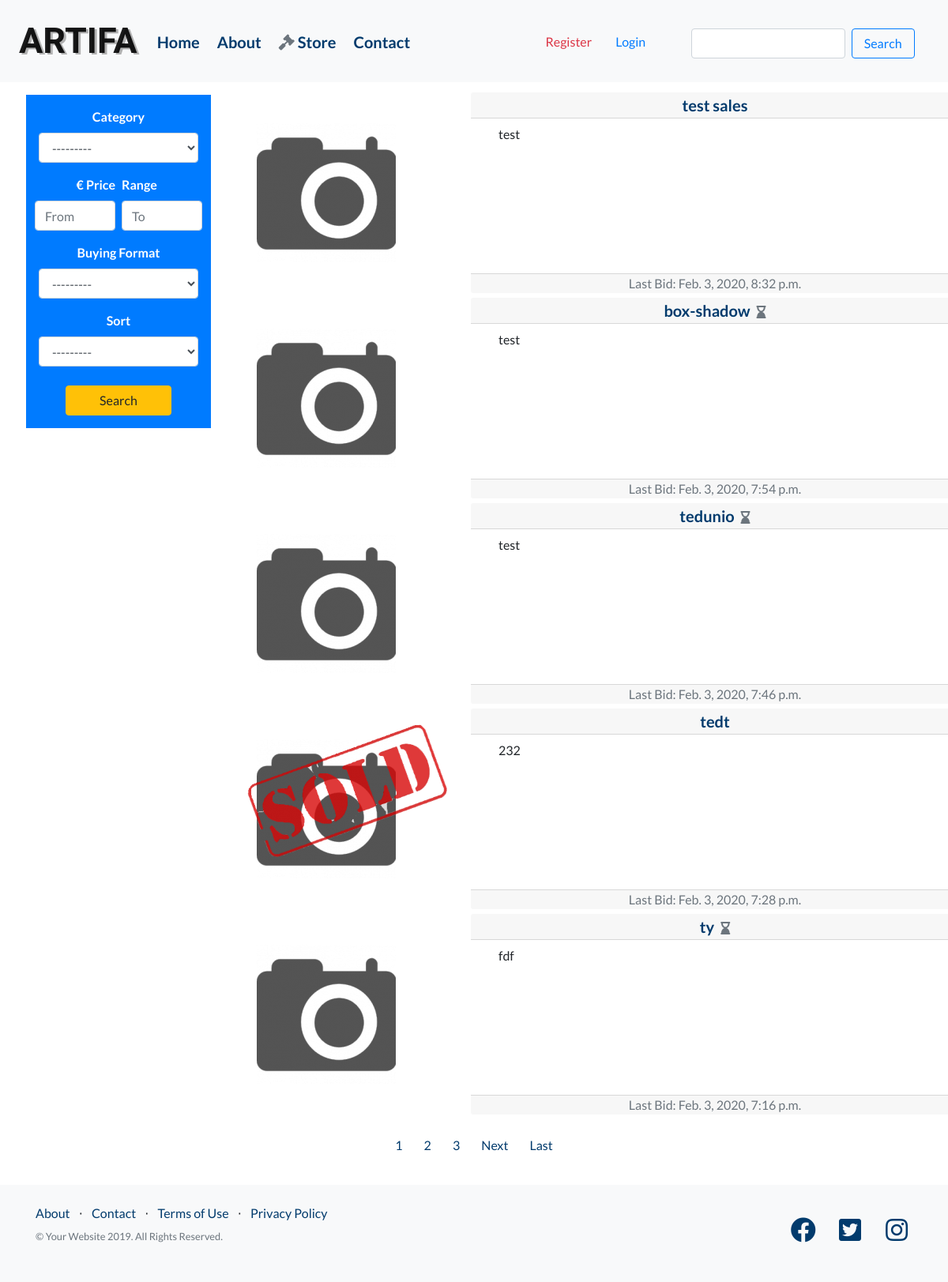
/store/, run on the app's committed database.
### auction_store/models.py (models this page shows, shortened)
class Item(models.Model):
    image = models.ImageField(upload_to='item_pics', default='default.jpg')
    name = models.CharField(max_length=100)
    desc = models.TextField()
    price = models.IntegerField()
    start_date = models.DateTimeField(auto_now_add=True)
    end_date = models.DateTimeField(null=True, blank=True)
    in_auction = models.BooleanField(default=False)
    start_auction_price = models.IntegerField(null=True, blank=True)
    sold = models.BooleanField(default=False)
    sold_date = models.DateTimeField(default=timezone.now)
    sold_price = models.IntegerField(null=True, blank=True)
    bought_at_auction = models.BooleanField(default=False)
    seller = models.ForeignKey(User, on_delete=models.CASCADE)
    buyer = models.ForeignKey(
        User, null=True, blank=True, related_name="buyer", on_delete=models.CASCADE)
    winner = models.ForeignKey(
        User, null=True, related_name="winner", on_delete=models.CASCADE)
    cart = models.ForeignKey(
        Cart, on_delete=models.SET_NULL, blank=True, null=True)
    seller_active = models.BooleanField(default=True)
    buyer_active = models.BooleanField(default=False)
    winner_active = models.BooleanField(default=False)
    MILITARY = 'MILITARY'
    PRIVATE = 'PRIVATE'
    TOOLS = 'TOOLS'
    TREASURE = 'TREASURE'
    WRITINGS = 'WRITINGS'
    OTHER = 'OTHER'
    CATEGORY = [
        (MILITARY, 'Military'),
        (PRIVATE, 'Private'),
        (TOOLS, 'Tools'),
        (TREASURE, 'Treasure'),
        (WRITINGS, 'Writings'),
        (OTHER, 'Other'),
    ]
    category = models.CharField(
        max_length=20,
        choices=CATEGORY,
        default=OTHER,
    )
    def save(self, *args, **kwargs):
        super().save(*args, **kwargs)
        image = Image.open(self.image.path)
        if image.height > 300 or image.width > 300:
            output_size = (300, 300)
            image.thumbnail(output_size)
            image.save(self.image.path)
    @property
    def today_date(self):
        return timezone.now()
    @property
    def finish_date(self):
        return self.end_date

### auction_store/views.py (the view)
# urls.py: path('store/', ItemListView.as_view(), name='auction_store-store'),
class ItemListView(ListView):
    model = Item
    template_name = 'auction_store/store.html'
    context_object_name = 'items'
    filterset_class = ItemFilter
    ordering = ['-start_date']
    paginate_by = 5
    def get_queryset(self):
        queryset = super().get_queryset()
        self.filterset = self.filterset_class(
            self.request.GET, queryset=queryset)
        items = Item.objects.all()
        for item in items:
            if item.finish_date != None:
                if (item.finish_date < item.today_date and
                        item.winner != None and item.cart == None):
                    the_cart = Cart.objects.get(owner=item.winner)
                    winner = Account.objects.get(user=item.winner)
                    item.cart = the_cart
                    winner.cart = the_cart
                    the_cart.total += 1
                    winner.winner_active = True
                    the_cart.save()
                    winner.save()
                    item.save()
            seller = Account.objects.get(user=item.seller)
            if item.seller_active:
                seller.history_active = True
                seller.history_checked = False
                seller.seller_active = True
                item.seller_active = False
            else:
                if seller.history_active == False:
                    seller.history_checked = True
            seller.save()
            item.save()
            if item.buyer != None:
                if item.buyer_active:
                    buyer = Account.objects.get(user=item.buyer)
                    buyer.history_active = True
                    buyer.history_checked = False
                    buyer.buyer_active = True
                    buyer.save()
                    item.buyer_active = False
                    item.save()
        return self.filterset.qs.distinct()
    def get_context_data(self, **kwargs):
        context = super().get_context_data(**kwargs)
        context['filterset'] = self.filterset
        return context

### auction_store/templates/auction_store/store.html (shortened to what this page needs)
{% extends 'auction_store/base.html' %}
{% load static %}
{% load crispy_forms_tags %}
{% load crispy_forms_field %}
{% block nav-search %}
<form action="" method="GET">
  <li class="nav-item row pt-2">
   <div class="p-0 m-0 col-8 pt-1">
   {{ filterset.form.multi_name_fields|as_crispy_field }}
   </div>
   <button id="nav-search-btn" class="btn btn-outline-primary mt-1 mb-3 ml-2" type="submit">Search</button>
</li>
{% endblock nav-search %}
{% block content %}
<div class="container-fluid mt-2">
<div class="row">
 <div class="col-12 col-lg-3 mt-2 mb-5 px-5 ">
  <div class="row bg-primary p-3">
    <div class="form-row">
      <div class="form-group col-12 font-weight-bold text-center text-white mb-0">
        {{ filterset.form.category|as_crispy_field }}
      </div>
      <div class="row font-weight-bold text-white mb-0">
       <div class="form-group col-6 pr-1 font-weight-bold text-white text-right mb-0 ">
        {{ filterset.form.price_g|as_crispy_field }}
       </div>
       <div class="form-group col-6 pl-1 font-weight-bold text-white mb-0">
        {{ filterset.form.price_l|as_crispy_field }}
       </div>
      </div>
      <div class="form-group col-12 font-weight-bold text-center text-white mb-0">
        {{ filterset.form.format|as_crispy_field }}
      </div>
      <div class="form-group col-12 font-weight-bold text-center text-white mb-0">
        {{ filterset.form.sort|as_crispy_field }}
      </div>
    </div>
    <button class="btn btn-warning col-8 offset-2 mt-2"
    type="submit">Search</button>
</div>
 </div>
<div class="col-12 col-lg-9 px-0">
 {% for item in object_list %}
 <div class="row card-row my-1">
  <div class="col-12 col-lg-4 p-0">
    {% if item.sold %}
     <img class="image-overlay-store img-fluid" src="{% static 'img/soldd.png' %}">
    {% elif not item.sold and item.today_date <= item.finish_date %}
     <img class="image-time-store img-fluid" src="{% static 'img/hammer.png' %}">
     <img class="layered-image img-fluid" src="{{ item.image.url }}">
    {% elif not item.sold and item.today_date >= item.finish_date %}
     {% if item.winner is None %}
      <img class="layered-image img-fluid" src="{{ item.image.url }}">
     {% else %}
      <img id="filtered-img" class="layered-image img-fluid" src="{{ item.image.url }}">
     {% endif %}
    {% else %}
     <img class="layered-image img-fluid" src="{{ item.image.url }}">
    {% endif %}
  </div>
  <div class="col-12 col-lg-8 p-0">
   <div class="card h-100 text-center border border-white">
    <div class="card-header py-1 bg-muted">
    <h5 class="card-title m-0">
      <a href="{% url 'item-detail' item.id %}">{{ item.name }}</a>
      {% if not item.sold and item.today_date <= item.finish_date %}
      <i class="fas fa-hourglass-half auction_lasts pl-1 text-secondary"></i>
      {% elif not item.sold and item.today_date >= item.finish_date %}
      <i class="fas fa-hourglass-end auction_lasts pl-1 text-secondary"></i>
      {% endif %}
    </h5>
   </div>
   <div class="card-body py-1">
    <div class="col-12 py-1">
      <p class="text-left m-auto">{{ item.desc }}</p>
    </div>
   </div>
   <div class="card-footer text-muted p-0">
    Last Bid: {{ item.start_date }}
   </div>
   </div>
  </div>
 </div>
 {% endfor %}
</div>
</div>
{% if is_paginated %}
<div class="text-center pt-3 pb-2">
  {% for num in page_obj.paginator.page_range %}
    {% if page_obj.number == num %}
      <a class="btn  mb-4 page-btn" href="?page={{ num }}">{{ num }}</a>
    {% elif num > page_obj.number|add:'-3' and num < page_obj.number|add:'3' %}
      <a class="btn btn-outline mb-4 page-btn" href="?page={{ num }}">{{ num }}</a>
    {% endif %}
  {% endfor %}
  {% if page_obj.has_next %}
    <a class="btn btn-outline mb-4 page-btn" href="?page={{ page_obj.next_page_number }}">Next</a>
    <a class="btn btn-outline mb-4 page-btn" href="?page={{ page_obj.paginator.num_pages }}">Last</a>
  {% endif %}
</div>
{% endif %}
</div>
{% endblock %}

### auction_store/templates/auction_store/base.html (shortened to what this page needs)
{% load static %}
<!DOCTYPE html>
<html lang="en">
<head>
    <link rel="stylesheet" href="https://use.fontawesome.com/releases/v5.10.2/css/all.css"
>
    <link href="{% static 'bootstrap/bootstrap.min.css' %}" rel="stylesheet">
    <link href="{% static 'css/main.css' %}" rel="stylesheet">
</head>
<body>
 <nav class="navbar navbar-expand-lg navbar-light bg-light static-top pl-4 pr-4">
  <a class="navbar-brand font-weight-bold" href="{% url 'auction_store-home' %}">ARTIFA</a>
   <div class="collapse navbar-collapse" id="navbarSupportedContent">
    <ul class="navbar-nav mr-auto">
     <li class="nav-item active">
      <a class="nav-item btn btn-link pl-0 pl-md-2 pt-md-2 font-weight-bolder"
      href="{% url 'auction_store-home' %}">Home
      </a>
     </li>
     <li class="nav-item">
      <a class="nav-item btn btn-link pl-0 pl-md-2 pt-md-2 font-weight-bolder"
      href="{% url 'auction_store-home' %}">About
      </a>
     </li>
     <li class="nav-item">
      <a class="nav-item btn btn-link pl-0 pl-md-2 pt-md-2 font-weight-bolder active"
      href="{% url 'auction_store-store' %}"><i class="fas fa-gavel text-muted pr-1"></i>Store
      </a>
     </li>
     <li class="nav-item">
      <a class="nav-item btn btn-link pl-0 pl-md-2 pt-md-2 font-weight-bolder"
      href="{% url 'auction_store-store' %}">Contact
      </a>
     </li>
    </ul>
    <ul class="navbar-nav pr-4 pt-3">
     {% if user.is_authenticated %}
      <li class="nav-item pt-md-1 px-lg-3">
       <a class="nav-link" href="{% url 'item-create' %}" role="button"
       data-toggle="tooltip" data-placement="bottom" title="Sell">
       <i class="nav-item fas fa-ad"></i>
       </a>
      </li>
      <li class="nav-item pt-md-1 pr-md-1">
        <a class="nav-link" href="{% url 'profile' %}" id="navbarDropdown" role="button"
        data-toggle="tooltip" data-placement="bottom" title="Your Account"
        aria-haspopup="true" aria-expanded="false">
            <i class="nav-item fas fa-user-alt"></i>
        </a>
      </li>
      <li class="nav-item pt-md-1 px-lg-2">
        <a class="nav-link" href="{% url 'history' %}"
        role="button" data-toggle="tooltip"
        data-placement="bottom" title="History">
        {% if user.account.history_active %}
         <i class="nav-item fas fa-history text-danger"></i>
        {% else %}
         <i class="nav-item fas fa-history"></i>
        {% endif %}
        </a>
      </li>
      {% if user.account.cart.total > 0 %}
      <li class="nav-item pt-md-1">
        <a class="nav-link badge-link" href="{% url 'cart' %}" role="button"
        data-toggle="tooltip" data-placement="bottom" title="Cart">
        <i class="fas fa-cart-arrow-down text-danger">
          <span class="badge badge-cart badge-danger">{{ user.account.cart.total }}</span>
        </i>
        </a>
      </li>
      {% else %}
      <li class="nav-item pt-md-1 pr-md-3 pl-md-1">
       <a class="nav-link badge-link" href="{% url 'cart' %}" role="button"
        data-toggle="tooltip" data-placement="bottom" title="Cart">
        <i id="badge-total" class="nav-item fas fa-cart-arrow-down"></i>
       </a>
      </li>
      {% endif %}
      <li class="nav-item pt-md-1 pr-md-4">
        <a class="nav-link" href="{% url 'logout' %}" role="button"
        data-toggle="tooltip" data-placement="bottom" title="Logout">
            <i class="nav-item fas fa-sign-out-alt"></i>
        </a>
      </li>
    {% else %}
      <li class="nav-item pb-md-4">
        <a id="register-link" class="btn btn-link text-danger pr-0 pr-md-3 pt-md-3"
        href="{% url 'register' %}">Register</a>
      </li>
      <li class="nav-item pr-md-5">
        <a id="login-link" class="btn btn-link text-primary pr-0 pr-md-3 pt-md-3 mr-md-2"
        href="{% url 'login' %}">Login</a>
      </li>
    {% endif %}
    {% block nav-search %}
    {% endblock nav-search %}
    </ul>
   </div>
 </nav>
  {% block content %}
  {% endblock %}
<footer class="footer bg-light py-4">
 <div class="container">
  <div class="row">
   <div class="col-lg-6 h-100 text-center text-lg-left my-auto pb-md-4">
    <ul class="list-inline mb-2">
     <li class="list-inline-item">
      <a href="#">About</a>
     </li>
     <li class="list-inline-item">&sdot;</li>
     <li class="list-inline-item">
      <a href="#">Contact</a>
     </li>
     <li class="list-inline-item">&sdot;</li>
     <li class="list-inline-item">
      <a href="#">Terms of Use</a>
     </li>
     <li class="list-inline-item">&sdot;</li>
     <li class="list-inline-item">
      <a href="#">Privacy Policy</a>
     </li>
    </ul>
    <p class="text-muted small mb-4 mb-lg-0">
    &copy; Your Website 2019. All Rights Reserved.
    </p>
   </div>
   <div class="col-lg-6 h-100 text-center text-lg-right my-auto pb-md-2">
    <ul class="list-inline mb-0">
     <li class="list-inline-item mr-3">
      <a href="#">
      <i class="fab fa-facebook fa-2x fa-fw"></i>
      </a>
     </li>
     <li class="list-inline-item mr-3">
      <a href="#">
      <i class="fab fa-twitter-square fa-2x fa-fw"></i>
      </a>
     </li>
     <li class="list-inline-item">
      <a href="#">
      <i class="fab fa-instagram fa-2x fa-fw"></i>
      </a>
     </li>
    </ul>
   </div>
  </div>
 </div>
</footer>
</body>
</html>

### auction_store/static/css/main.css (style rules this page uses)
body { font-family: 'Lato', 'Helvetica Neue', Helvetica, Arial, sans-serif; }
h1, h2, h3, h4, h5, h6 { font-family: 'Lato', 'Helvetica Neue', Helvetica, Arial, sans-serif; font-weight: 700; }
.navbar-brand { font-family: 'IM Fell Great Primer SC', serif; font-size: 45px; text-shadow: 3px 2px #b1b1b1; }
.nav-item { color: rgba(2, 59, 109, 1); font-size: 20px; }
#nav-search-btn { padding: 6px 15px; }
footer.footer { padding-top: 4rem; padding-bottom: 4rem; }
.auction_lasts { font-size: 16px; }
a { color: #023b6d; text-decoration: none; }
.layered-image { position: relative; }
.image-overlay-store { position: absolute; top: -15px; left: 5px; opacity: .8; }
#filtered-img { filter:grayscale(100%); }
.page-btn { color: rgba(2, 59, 109, 1) !important; border: none; outline: none ; box-shadow: none; }

### data on the page
Item: image (placeholder picture), name "test sales", desc "test", start_date "Feb. 3, 2020, 8:32 p.m."
Item: image (placeholder picture), name "box-shadow", sold False (drawn), desc "test", start_date "Feb. 3, 2020, 7:54 p.m."
Item: image (placeholder picture), name "tedunio", sold False (drawn), desc "test", start_date "Feb. 3, 2020, 7:46 p.m."
Item: sold True (drawn), name "tedt", desc "232", start_date "Feb. 3, 2020, 7:28 p.m."
Item: image (placeholder picture), name "ty", sold False (drawn), desc "fdf", start_date "Feb. 3, 2020, 7:16 p.m."

### other printed values
{{ num }} "1"
{{ num }} "2" "3"
